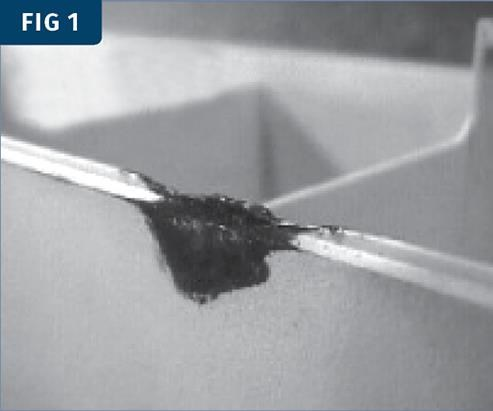
#> input picture InjM_BurnMark1.png, 493 x 411 px
$ jupyter execute ImageSegment.ipynb
#> lines starting #> are read from the running program, lines starting #| are printed output that depends on the picture
# Image Segmentation by Clustering

## Project Description
Image segmentation is the task of partitioning an image into multiple segments. In this process, all the pixels that are part of the same object type get assigned to the same segments.

- For example, in a self-driving car's vision system, all pixels that are part of a pedestrian's image are assigned to the "Pedestrian" segment, etc.

- Another example, in the analysis of satellite images, for example, you may want to measure how much total forest area there is in a region, color segmentation may be just fine. Here, in this example, we are interested in detecting the burning marks on parts manufactured by injection molding.

Idea:

*Fire detection based on image features has become a hotspot in fire monitoring.

    -Image segmentation method based on KMeans or GMM to monitor forest fires: we can segment the image,extract the suspected flame area color distribution characteristics and shape characteristics.
    -The forest flame model can judge whether or not there is a flame in the forest image.In other words, it can detect the appearance of fire regions from images.

*Detection of burning marks on parts  manufactured by injection molding using image features

Notes:

[1] Image segmentation is the first and the most important step in a contaminant/defect
detection/inspection system used in the industry.

[2] Image segmentation can be used for detection of defects (i.e.  flaws, cracks, or burns), and it usually involves some means of acquiring one or more images of the inspected product.

[3] The contaminant/detection process of an industrial product is an important stage of a modern
production factory. The large demand of quality products has lead producers to use automated systems. One
such system is the automated detection of defects/contaminants. An image of the product is taken and
automatically analysed by the system. The most important step of the process of inspecting that product is the
segmentation of the image into meaningful objects (defects and normal product).

## Importing the Libraries

[cell 1]
import matplotlib.pyplot as plt
from matplotlib.image import imread

## Importing the Libraries

[cell 2]
image = imread("InjM_BurnMark1.png")
#> image is the input picture: shape (411, 493, 4) float32; mean R, G, B, A 0.619, 0.628, 0.642, 1
image.shape
#> Out = (411, 493, 4)

## Checking the Original Image

[cell 3]
plt.imshow(image)

[cell 4]
image.shape
X = image.reshape((-1, 3)) # why
#X = image.reshape(-1,1)

[cell 5]
X.shape
#> Out = (270164, 3)

## Clustering the Image into k segments

[cell 6]
from sklearn.cluster import KMeans
k=3
kmeans = KMeans(n_clusters=k, random_state=42)

[cell 7]
kmeans.fit(X)
kmeans.labels_

[cell 8]
len(kmeans.labels_)

[cell 9]
kmeans = KMeans(n_clusters=k, random_state=42).fit(X)
segmented_img = kmeans.cluster_centers_[kmeans.labels_]
segmented_img = segmented_img.reshape(image.shape)
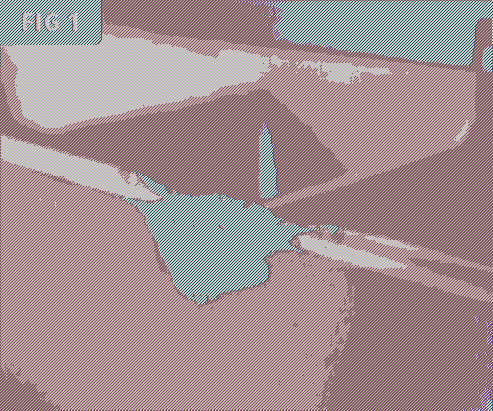
#> segmented_img: shape (411, 493, 4) float32; mean R, G, B, A 0.716, 0.66, 0.667, 0.847; transparent parts drawn white

## Showing the Segmented Image

[cell 10]
plt.imshow(segmented_img)
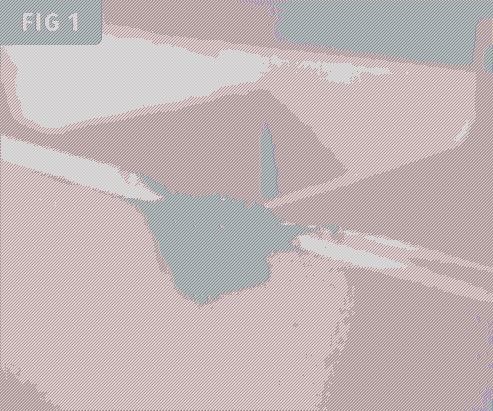
#> shown: shape (411, 493, 4) float32; mean R, G, B, A 0.716, 0.66, 0.667, 0.847; transparent parts drawn white

### Try Gaussian Mix Model

[cell 11]
#Source :https://github.com/bnsreenu/python_for_microscopists/blob/master/052-GMM_image_segmentation.py
import numpy as np
import cv2


img = cv2.imread("InjM_BurnMark1.png")

# Convert MxNx3 image into Kx3 where K=MxN
img2 = img.reshape((-1,3))  #-1 reshape means, in this case MxN

from sklearn.mixture import GaussianMixture as GMM

#covariance choices, full, tied, diag, spherical
gmm_model = GMM(n_components=4, covariance_type='tied').fit(img2)  #tied works better than full
gmm_labels = gmm_model.predict(img2)

#Put numbers back to original shape so we can reconstruct segmented image
original_shape = img.shape
#> original_shape = (411, 493, 3)
segmented = gmm_labels.reshape(original_shape[0], original_shape[1])
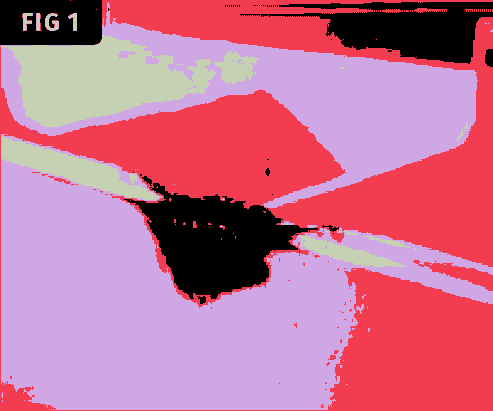
#> segmented: shape (411, 493) int64; 4 distinct labels, from 0 to 3; one colour per label, 0 black
plt.imshow(segmented)
#cv2.imwrite("images/segmented.jpg", segmented)
